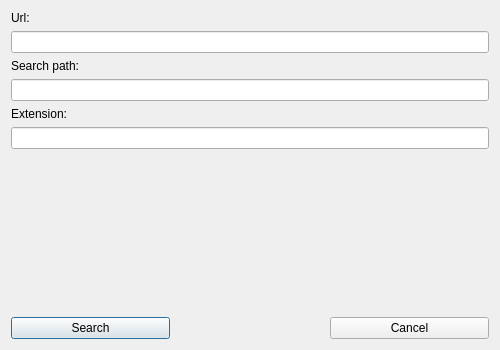
<?xml version="1.0" encoding="UTF-8"?>
<ui version="4.0">
 <class>SearchDialog</class>
 <widget class="QDialog" name="SearchDialog">
  <property name="geometry">
   <rect>
    <x>0</x>
    <y>0</y>
    <width>500</width>
    <height>350</height>
   </rect>
  </property>
  <property name="windowTitle">
   <string>Search same urls</string>
  </property>
  <layout class="QVBoxLayout" name="plLayout">
   <item>
    <widget class="QLabel" name="plUrl">
     <property name="text">
      <string>Url:</string>
     </property>
    </widget>
   </item>
   <item>
    <widget class="QLineEdit" name="pleUrl">
     <property name="readOnly">
      <bool>true</bool>
     </property>
    </widget>
   </item>
   <item>
    <widget class="QLabel" name="plPath">
     <property name="text">
      <string>Search path:</string>
     </property>
    </widget>
   </item>
   <item>
    <widget class="QLineEdit" name="pleSearchPath"/>
   </item>
   <item>
    <widget class="QLabel" name="plExtension">
     <property name="text">
      <string>Extension:</string>
     </property>
    </widget>
   </item>
   <item>
    <widget class="QLineEdit" name="pleExtension"/>
   </item>
   <item>
    <widget class="QWidget" name="pwFree" native="true">
     <property name="sizePolicy">
      <sizepolicy hsizetype="Expanding" vsizetype="Expanding">
       <horstretch>0</horstretch>
       <verstretch>0</verstretch>
      </sizepolicy>
     </property>
    </widget>
   </item>
   <item>
    <widget class="QWidget" name="pwButtons" native="true">
     <layout class="QHBoxLayout" name="plButtons">
      <property name="spacing">
       <number>0</number>
      </property>
      <property name="margin">
       <number>0</number>
      </property>
      <item>
       <widget class="QPushButton" name="ppbSearch">
        <property name="text">
         <string>Search</string>
        </property>
       </widget>
      </item>
      <item>
       <widget class="QWidget" name="pwBtnFree" native="true"/>
      </item>
      <item>
       <widget class="QPushButton" name="ppbCancel">
        <property name="text">
         <string>Cancel</string>
        </property>
       </widget>
      </item>
     </layout>
    </widget>
   </item>
  </layout>
 </widget>
 <resources/>
 <connections/>
</ui>
